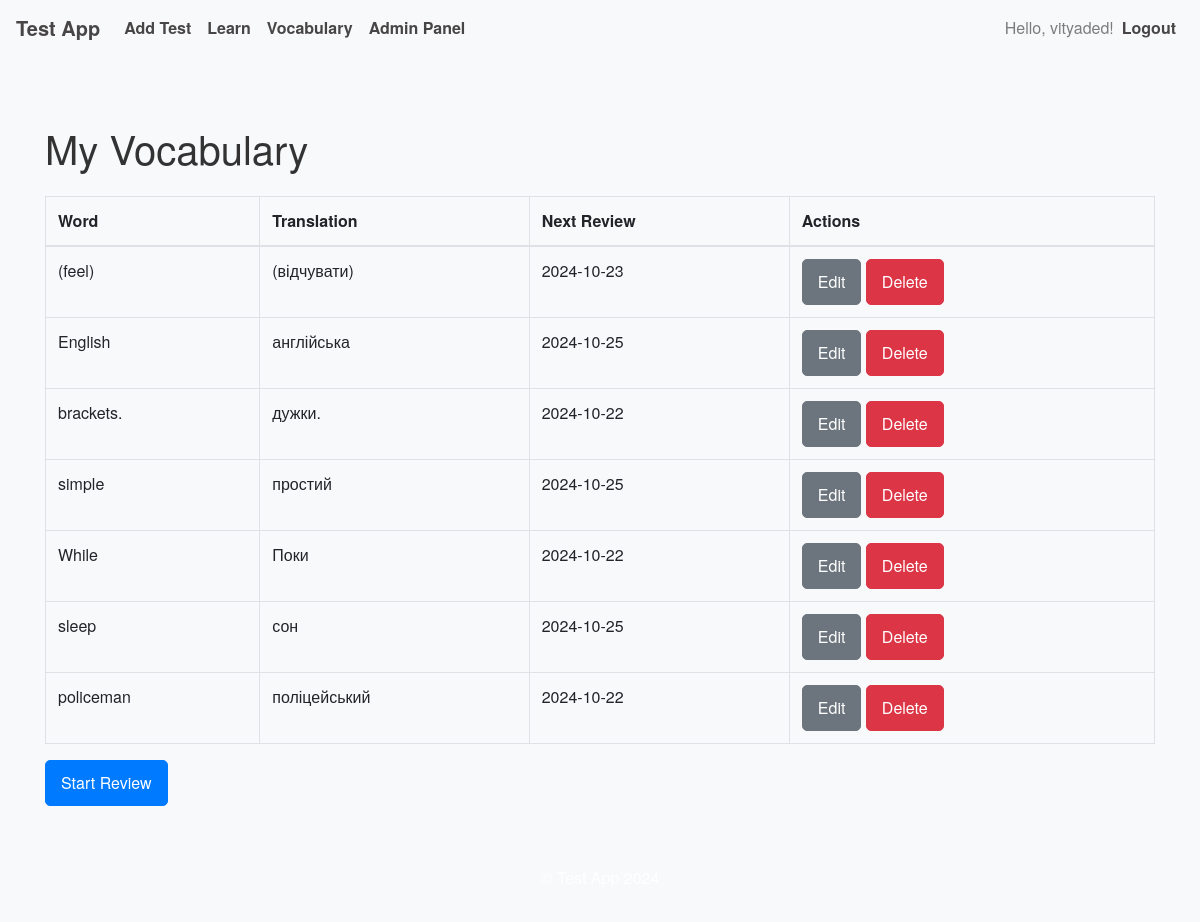
The app's page /vocabulary/ (signed in), older data.
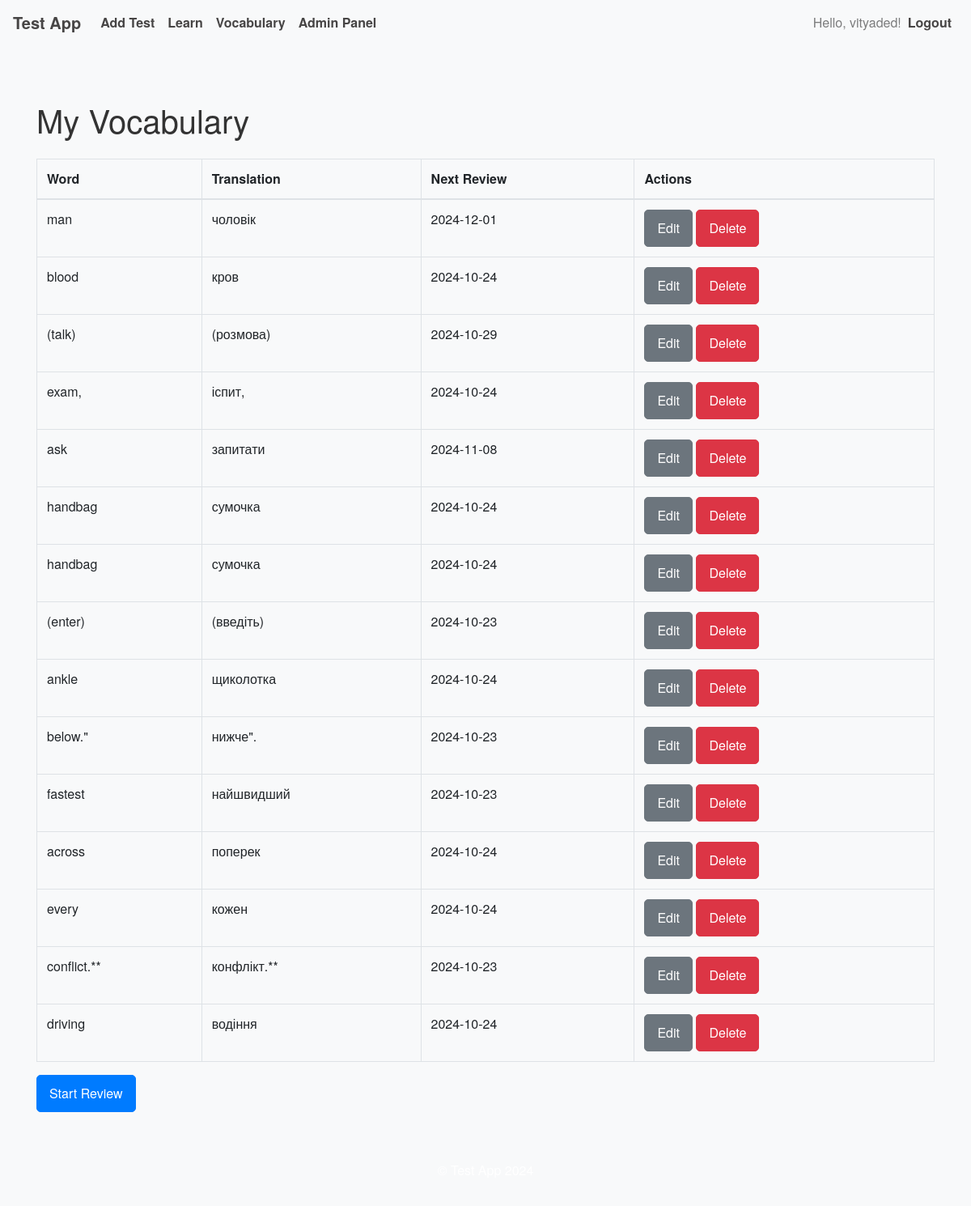
The same page, newer data.
### app/models.py (models this page shows)
class Vocabulary(db.Model):
    __tablename__ = 'vocabulary'
    id = db.Column(db.Integer, primary_key=True)
    word = db.Column(db.String(150), nullable=False)
    translation = db.Column(db.String(150), nullable=False)
    pronunciation_url = db.Column(db.String(200), nullable=True)
    user_id = db.Column(db.Integer, db.ForeignKey('user.id'), nullable=False)
    next_review = db.Column(db.DateTime, nullable=False, default=datetime.utcnow)
    interval = db.Column(db.Float, nullable=False, default=0)  # Interval in days
    ease_factor = db.Column(db.Float, nullable=False, default=2.5)  # Default ease factor
    learning_stage = db.Column(db.Integer, nullable=False, default=0)  # 0: New, 1: First Step, etc.

### app/routes/vocabulary.py (the view)
@vocab_bp.route('/')
@login_required
def my_vocabulary():
    vocab_words = Vocabulary.query.filter_by(user_id=current_user.id).all()
    return render_template('vocabulary/vocabulary.html', vocab_words=vocab_words)

### app/routes/auth.py (called while the page is built)
@login_manager.user_loader
def load_user(user_id):
    return User.query.get(int(user_id))

### app/templates/vocabulary/vocabulary.html (shortened to what this page needs)
{% extends "layouts/base.html" %}
{% block content %}
  <h1 class="my-4">My Vocabulary</h1>
  {% if vocab_words %}
    <table class="table table-bordered">
      <thead>
        <tr>
          <th>Word</th>
          <th>Translation</th>
          <th>Next Review</th>
          <th>Actions</th>
        </tr>
      </thead>
      <tbody>
        {% for vocab in vocab_words %}
          <tr>
            <td>{{ vocab.word }}</td>
            <td>{{ vocab.translation }}</td>
            <td>{{ vocab.next_review.strftime('%Y-%m-%d') }}</td>
            <td>
              <a href="{{ url_for('vocab.edit_word', word_id=vocab.id) }}" class="btn btn-sm btn-secondary">Edit</a>
              <form action="{{ url_for('vocab.delete_word', word_id=vocab.id) }}" method="post" style="display: inline;">
                <button type="submit" class="btn btn-sm btn-danger" onclick="return confirm('Are you sure you want to delete this word?');">Delete</button>
              </form>
            </td>
          </tr>
        {% endfor %}
      </tbody>
    </table>
    <a href="{{ url_for('vocab.review') }}" class="btn btn-primary">Start Review</a>
  {% else %}
    <p>No words in your vocabulary yet.</p>
  {% endif %}
{% endblock %}

Row changes from the older to the newer data that the page shows:
no longer on this page (row edited): Vocabulary: word "(feel)", translation "(відчувати)", next_review "2024-10-23"
no longer on this page (row edited): Vocabulary: word "English", translation "англійська", next_review "2024-10-25"
no longer on this page (row edited): Vocabulary: word "brackets.", translation "дужки.", next_review "2024-10-22"
no longer on this page (row edited): Vocabulary: word "simple", translation "простий", next_review "2024-10-25"
no longer on this page (row edited): Vocabulary: word "While", translation "Поки", next_review "2024-10-22"
no longer on this page (row edited): Vocabulary: word "sleep", translation "сон", next_review "2024-10-25"
no longer on this page (row edited): Vocabulary: word "policeman", translation "поліцейський", next_review "2024-10-22"
added Vocabulary: word "man", translation "чоловік", next_review "2024-12-01"
added Vocabulary: word "blood", translation "кров", next_review "2024-10-24"
added Vocabulary: word "(talk)", translation "(розмова)", next_review "2024-10-29"
added Vocabulary: word "exam,", translation "іспит,", next_review "2024-10-24"
added Vocabulary: word "ask", translation "запитати", next_review "2024-11-08"
added Vocabulary: word "handbag", translation "сумочка", next_review "2024-10-24"
added Vocabulary: word "handbag", translation "сумочка", next_review "2024-10-24"
added Vocabulary: word "(enter)", translation "(введіть)", next_review "2024-10-23"
added Vocabulary: word "ankle", translation "щиколотка", next_review "2024-10-24"
added Vocabulary: word "below.\"", translation "нижче\".", next_review "2024-10-23"
added Vocabulary: word "fastest", translation "найшвидший", next_review "2024-10-23"
added Vocabulary: word "across", translation "поперек", next_review "2024-10-24"
added Vocabulary: word "every", translation "кожен", next_review "2024-10-24"
added Vocabulary: word "conflict.**", translation "конфлікт.**", next_review "2024-10-23"
added Vocabulary: word "driving", translation "водіння", next_review "2024-10-24"
